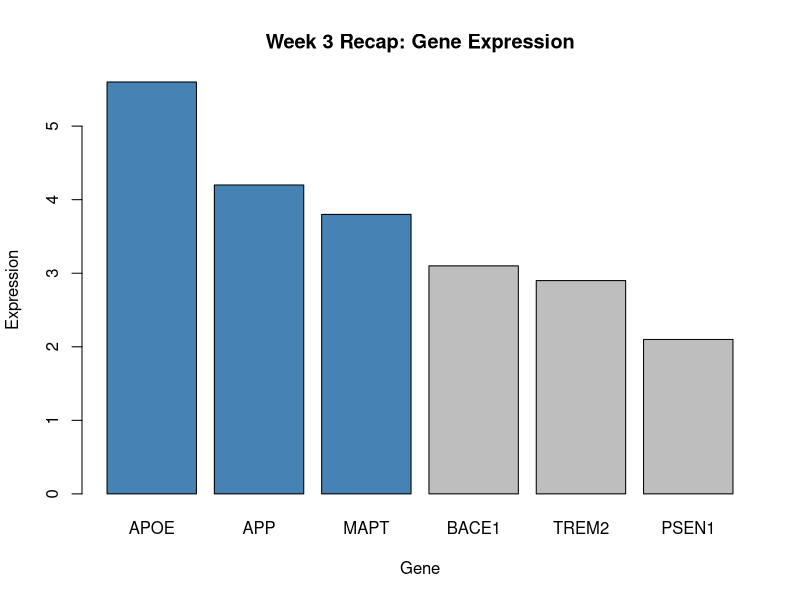

Write the R code that produced this figure.
# Day 21 — Week 3 Recap

#**Goal:** Consolidate everything learned this week: vectors, data frames, filtering, sorting, and basic plotting.

## This week covered:
#- R setup and first script
#- Vectors (creating, modifying, vectorized operations)
#- Data frames (creating, filtering, sorting)
#- R vs Python comparison
#- Basic plotting

#**Key takeaway:** R's vectorized approach felt foreign at first, operate on the whole dataset at once instead of looping. By week's end, it's starting to feel like a genuine alternative way of thinking, not just different syntax.


# Day 21: Week 3 Recap — combining everything learned this week

gene_data <- data.frame(
  gene = c("APP", "MAPT", "PSEN1", "APOE", "BACE1", "TREM2"),
  expression = c(4.2, 3.8, 2.1, 5.6, 3.1, 2.9)
)

# Classify expression (Day 18)
gene_data$status <- ifelse(gene_data$expression > 3.5, "high", "normal")

# Sort by expression, highest first (Day 18)
sorted_data <- gene_data[order(-gene_data$expression), ]
print(sorted_data)

# Filter to just the high-expression genes (Day 18)
high_genes <- sorted_data[sorted_data$status == "high", ]
print(high_genes)

# Basic stats using vectorized functions (Day 16)
cat("Average expression:", round(mean(gene_data$expression), 2), "\n")
cat("Highest expression:", max(gene_data$expression), "\n")
cat("Lowest expression:", min(gene_data$expression), "\n")

# Plot the results (Day 20)
barplot(sorted_data$expression,
        names.arg = sorted_data$gene,
        main = "Week 3 Recap: Gene Expression",
        xlab = "Gene",
        ylab = "Expression",
        col = ifelse(sorted_data$status == "high", "steelblue", "gray"))
